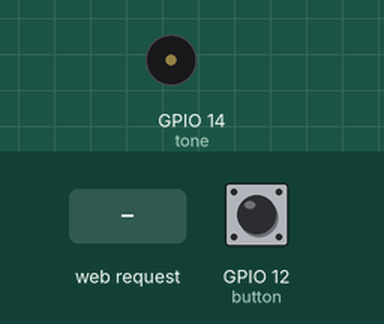
Recording of a program running on a simulated ESP8266 board running MicroPython. Parts: buzzer (waves = sounding). The inputs (shaded band) are chosen by the test bench; at power-on: GPIO 12 (button) HIGH. The clock reads 2024-03-15 10:24:30 at power-on unless the program sets it; library files of the repository ran but are not shown: songs.py; what the program prints to the serial console is not drawn.

Above: at 1.2 s.
1.3 s: HTTP request GET / received
Timing chart, 0 to 4.3 s (numbered marks = the images above; inputs shaded):
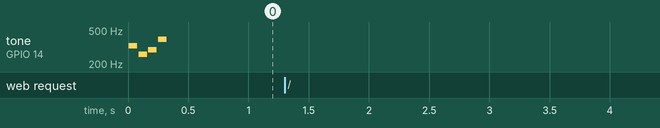

Measured:
- after the input at 1.3 s, every drawn part: stays the same
- by itself, tone on GPIO 14 (tone): plays 329 Hz for 0.07 s, 261 Hz for 0.07 s, 293 Hz for 0.07 s, 392 Hz for 0.07 s

The program:

slimWebServ.py
```python
import socket
import time
import utime
import ujson
import songs
import machine
# from hcsr04 import HCSR04
from rtttl import RTTTL
from machine import Pin, PWM
from libSlimWebServ import *

# sensor = HCSR04(trigger_pin=5, echo_pin=4)
tone = PWM(Pin(14, Pin.OUT), freq=0, duty=0)
button = Pin(12, Pin.IN, Pin.PULL_UP)

isOpenValue = "false"

status = {
    "isOpen": isOpenValue
}

def play_tone(freq, msec):
    # print('freq = {:6.1f} msec = {:6.1f}'.format(freq, msec))
    if freq > 0:
        tone.duty(10)
        tone.freq(int(freq))
    time.sleep(msec*0.001)  # Play for a number of msec
    tone.duty(0)            # Stop playing
    time.sleep(0.01)        # Delay 50 ms between notes

def play_melody(song='closed'):
    print("Play melody: ", song)
    tune = RTTTL(songs.find(song))
    for freq, msec in tune.notes():
        play_tone(freq, msec)
    tone.deinit()

#   Вешаем на текущий адрес машины на 80 порт, прослушку порта
addr = socket.getaddrinfo('0.0.0.0', 80)[0][-1]
#   Каталог - корень для веб сервера
patch = ""

serversocket = socket.socket(socket.AF_INET, socket.SOCK_STREAM)
serversocket.bind(addr)
serversocket.listen(0)

requests_count = 0
last_date = utime.time()

print('Server is waiting for connections.')
play_melody('closed')

while True:
    try:
        conn, addr = serversocket.accept()
        conn.settimeout(3)
        data = conn.recv(1024)
    except:
        pass

    print('Connection:', addr)
    print('------------------------------')
    print("Request Data from Browser")
    print('------------------------------')
    # print(data)

    data_split = data.split(b'\r\n')
    print(data_split)

    #   Проверяем то что запрос на сервер адекватный
    if (data == b'') or (data_split[-1] != b'' and data_split[-2] != b''):
        conn.close()
        continue
    #   Берем параметры с запроса клиента
    method = data_split[0].split(b' ')[0]
    link = str(data_split[0].split(b' ')[1])

    if method == b'POST':
        # Reset Nodemcu by request: POST http://192.168.31.116/reset
        if "reset" in link:
            machine.reset()

        varHtmlDict = requestPost(link=link)
        try:
            song_name = varHtmlDict['song']
            play_melody(song_name)
        except:
            play_melody()

        print("============= POST ==============")

    if method == b'GET':

        headers = '''HTTP/1.1 200 OK

        '''

        # Condition for button state
        if not button.value():
            isOpenValue = "false"
            print("BUTTON VALUE: ", button.value())
        else:
            isOpenValue = "true"
            print("BUTTON VALUE: ", button.value())

        status = {
            "isOpen": isOpenValue
        }

        # if "vcc" in link:
        #     vcc = machine.ADC(0)
        #     volts = vcc.read() * 1.024
        #     status = {
        #         "isOpen": volts
        #     }

        response = headers + ujson.dumps(status)
        conn.send(response)

    conn.close()
    time.sleep(0.1)

    print("UTIME: ", utime.time())
    print("isOpen Value: ", isOpenValue)

# Request Data from Browser
# ------------------------------
# [b'POST / HTTP/1.1', b'cache-control: no-cache', b'Postman-Token: 627cf5c3-c4b9-48d0-8baa-09948e9eda3a',
# b'User-Agent: PostmanRuntime/7.6.1', b'Accept: */*',
# b'Host: 192.168.31.116', b'accept-encoding: gzip, deflate',
# b'content-length: 0', b'Connection: keep-alive', b'', b'']
# Connection: ('192.168.31.154', 63575
```

rtttl.py
```python
#!/usr/bin/env python3
#
# You can find a description of RTTTL here: https://en.wikipedia.org/wiki/Ring_Tone_Transfer_Language

NOTE = [
    440.0,  # A
    493.9,  # B or H
    261.6,  # C
    293.7,  # D
    329.6,  # E
    349.2,  # F
    392.0,  # G
    0.0,    # pad

    466.2,  # A#
    0.0,
    277.2,  # C#
    311.1,  # D#
    0.0,
    370.0,  # F#
    415.3,  # G#
    0.0,
]


class RTTTL:

    def __init__(self, tune):
        tune_pieces = tune.split(':')
        if len(tune_pieces) != 3:
            raise ValueError('tune should contain exactly 2 colons')
        self.tune = tune_pieces[2]
        self.tune_idx = 0
        self.parse_defaults(tune_pieces[1])

    def parse_defaults(self, defaults):
        # Example: d=4,o=5,b=140
        val = 0
        id = ' '
        for char in defaults:
            char = char.lower()
            if char.isdigit():
                val *= 10
                val += ord(char) - ord('0')
                if id == 'o':
                    self.default_octave = val
                elif id == 'd':
                    self.default_duration = val
                elif id == 'b':
                    self.bpm = val
            elif char.isalpha():
                id = char
                val = 0
        # 240000 = 60 sec/min * 4 beats/whole-note * 1000 msec/sec
        self.msec_per_whole_note = 240000.0 / self.bpm

    def next_char(self):
        if self.tune_idx < len(self.tune):
            char = self.tune[self.tune_idx]
            self.tune_idx += 1
            if char == ',':
                char = ' '
            return char
        return '|'

    def notes(self):
        """Generator which generates notes. Each note is a tuple where the
           first element is the frequency (in Hz) and the second element is
           the duration (in milliseconds).
        """
        while True:
            # Skip blank characters and commas
            char = self.next_char()
            while char == ' ':
                char = self.next_char()

            # Parse duration, if present. A duration of 1 means a whole note.
            # A duration of 8 means 1/8 note.
            duration = 0
            while char.isdigit():
                duration *= 10
                duration += ord(char) - ord('0')
                char = self.next_char()
            if duration == 0:
                duration = self.default_duration

            if char == '|':  # marker for end of tune
                return

            note = char.lower()
            if 'a' <= note <= 'g':
                note_idx = ord(note) - ord('a')
            elif note == 'h':
                note_idx = 1    # H is equivalent to B
            else:
                note_idx = 7    # pause
            char = self.next_char()

            # Check for sharp note
            if char == '#':
                note_idx += 8
                char = self.next_char()

            # Check for duration modifier before octave
            # The spec has the dot after the octave, but some places do it
            # the other way around.
            duration_multiplier = 1.0
            if char == '.':
                duration_multiplier = 1.5
                char = self.next_char()

            # Check for octave
            if '4' <= char <= '7':
                octave = ord(char) - ord('0')
                char = self.next_char()
            else:
                octave = self.default_octave

            # Check for duration modifier after octave
            if char == '.':
                duration_multiplier = 1.5
                char = self.next_char()

            freq = NOTE[note_idx] * (1 << (octave - 4))
            msec = (self.msec_per_whole_note / duration) * duration_multiplier

            # print('note ', note, 'duration', duration, 'octave', octave, 'freq', freq, 'msec', msec)

            yield freq, msec
```

libSlimWebServ.py
```python
#Создание заголовка для отправки браузеру
def CreateHeader(code, filename = '.html' ):
	mimeTypes = {
        ".txt"   : b"text/plain",
        ".htm"   : b"text/html",
        ".html"  : b"text/html",
        ".css"   : b"text/css",
        ".csv"   : b"text/csv",
        ".js"    : b"application/javascript",
        ".xml"   : b"application/xml",
        ".xhtml" : b"application/xhtml+xml",
        ".json"  : b"application/json",
        ".zip"   : b"application/zip",
        ".pdf"   : b"application/pdf",
        ".jpg"   : b"image/jpeg",
        ".jpeg"  : b"image/jpeg",
        ".png"   : b"image/png",
        ".gif"   : b"image/gif",
        ".svg"   : b"image/svg+xml",
        ".ico"   : b"image/x-icon"
    }

	filename = filename.lower()
	for ext in mimeTypes :
		if filename.endswith(ext) :
			type = mimeTypes[ext]

	if code == 404:
		code = b"404 Not Found"
	if code == 200:
		code = b"200 OK"

	header = \
	b"HTTP/1.1 "+ code + b"\r\n" + \
    b"Server: Slim-Web-Server\r\n"+ \
    b"Content-Type: "+ type + b"; charset=UTF-8\r\n"+ \
    b"\r\n"
	return header

# Функция для обработки запрашиваемой страницы
def findFile(patch = "www\\", file=""):
	indexPages = [
        "index.html",
        "index.htm",
        "default.html",
        "default.htm"
    ]
	# Ищет страницу по умолчанию
	if file == "":
		for page in indexPages:
			try :
				print (page)
				f = open ( patch+page, 'rb')
				f.close()
				return page
			except:
				pass

	return file

# Обработчик GET запросов
def requestGet(patch='', link=''):
	varHtmlDict = {}
	# Удаляем лишнее из строки
	link = link.strip("b'/")

	# Проверяем есть ли в строке переменные
	if link.find("?") != -1:
		file = 	link[:link.find("?")]
		file = 	findFile(patch, file)
		varHtml = 	link[link.find("?"):].split("&")
		#	Создаем словарь для переменных посланных GET запросом
		for i in range(0,len(varHtml)):
			varHtml[i] = varHtml[i].strip("?&")
			if 	varHtml[i].find("=") == -1:
				continue
			varHtmlDict[varHtml[i].split("=")[0]] = varHtml[i].split("=")[1]

	print("requestGet(", patch, file, ")")
	# try:
	#     bodyHtml = b"200 json"

	# 	return CreateHeader(200, ".json"), bodyHtml, varHtmlDict
	# except :
	# 	print("link not found", patch+link)
	# 	return CreateHeader(404), b"404 not Found", varHtmlDict

def requestPost(link=''):
	varHtmlDict = {}
	# Удаляем лишнее из строки
	link = link.strip("b'/")

	# Проверяем есть ли в строке переменные
	if link.find("?") != -1:
		file = 	link[:link.find("?")]
		varHtml = 	link[link.find("?"):].split("&")
		#	Создаем словарь для переменных посланных GET запросом
		for i in range(0,len(varHtml)):
			varHtml[i] = varHtml[i].strip("?&")
			if 	varHtml[i].find("=") == -1:
				continue
			varHtmlDict[varHtml[i].split("=")[0]] = varHtml[i].split("=")[1]

	print("requestDIct(", varHtmlDict,")")
	return varHtmlDict
	
```
